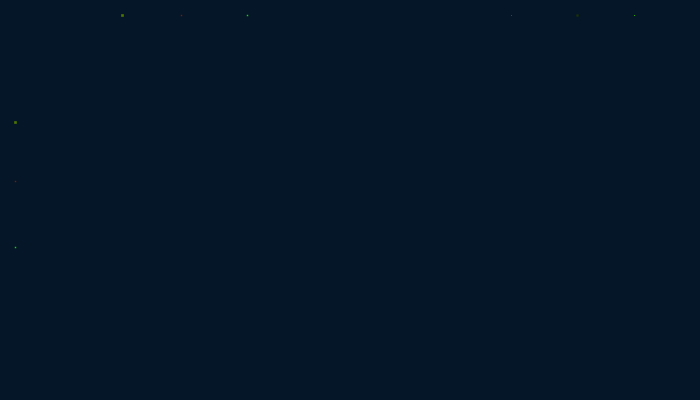
Frame 1 (no input)
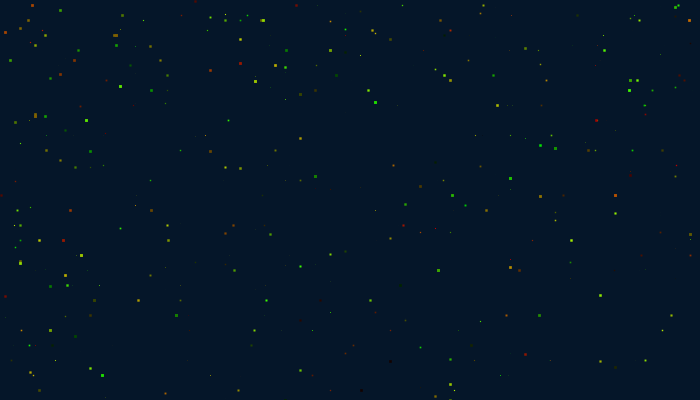
Frame 60 (the mouse pressed at the canvas centre just before this capture)
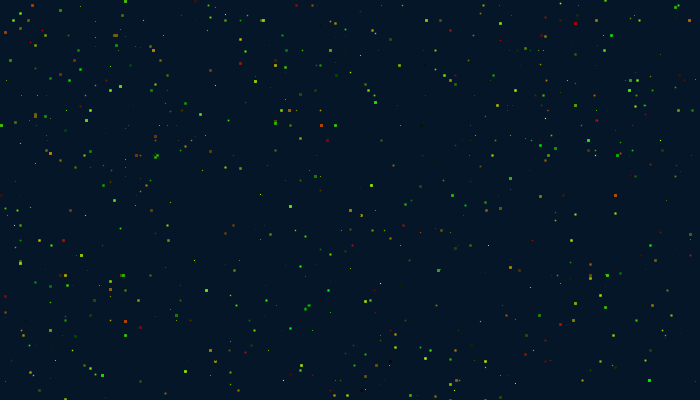
Frame 120 (the mouse held since frame 60 and released just before this capture)

The Processing sketch that drew these frames (run headless with seeded random() and noise(); from frame 60 on, the mouse is pressed at the canvas centre):

// Processing sketch: processing_45034
// ── processing_45034.pde

//iniciar objecto dando-lhe um nome e número de pontos
utopia[] mpoints = new utopia[10];

void setup(){
  
  size(700,400);//tamanho da janela
  background(5,22,41);// cor de fundo da janela
  frameRate(30);//número de "frames" por segundo
  
  for(int i=0; i<10; i=i+1){//criar variável
    mpoints[i] = new utopia(width,height);
  }
}   
  
void draw(){//iniciar variável
     
  for(int i=0; i<10; i=i+1){
    mpoints[i].update();//função de actualização
    mpoints[i].drawing(); //função de desenhar
  }
}  
  
class utopia{//definir a "class"
  
  //posição da variável no x (horizontal) e y (vertical) com movimento fixo
  float posX;
  float posY;
  
  utopia(float posX, float posY){
    posX = posX;
    posY = posY;

  }
   
  
  void drawing() {
    strokeWeight(random(3));//tamanho do objecto
    stroke(random(200),random(255),0);//cor do objecto
    rect(posX,posY,0,0);
    rect(posY,posX,0,0);
  }
  
void update(){//iniciar variável para actualizar a animação
          
    posX = posX + 15;//espaçamento entre linhas
    posY = random(height/2-400,height/2+700);//defini os limites da animação
    if(posX > width + 10){
      posX= -100;
      if(posY > height + 10){
      posY = -5;
      }
       
    }
  
  }
}
//fim da "class"
